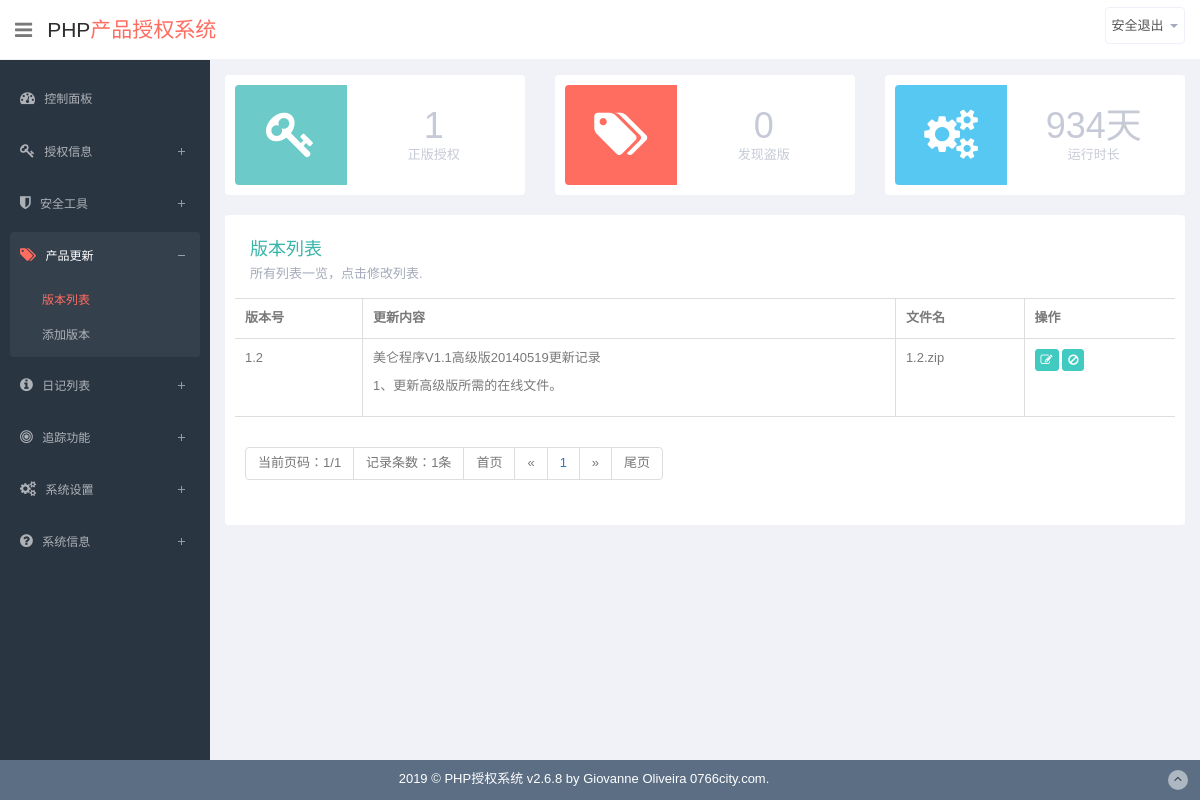
Page /center/version-index.php (signed in) on the committed database.
### tables this page shows
CREATE TABLE IF NOT EXISTS `site` (
  `id` int(10) unsigned NOT NULL AUTO_INCREMENT,
  `title` varchar(255) NOT NULL,
  `yxtime` varchar(255) NOT NULL,
  `copyright` varchar(255) NOT NULL,
  `site_name` varchar(255) NOT NULL,
  `route` varchar(255) NOT NULL,
  PRIMARY KEY (`id`)
);

CREATE TABLE IF NOT EXISTS `version` (
  `id` int(10) NOT NULL AUTO_INCREMENT,
  `name` varchar(255) NOT NULL,
  `content` text NOT NULL,
  `file` varchar(255) NOT NULL,
  PRIMARY KEY (`id`),
  UNIQUE KEY `name` (`name`)
);

### data/weby.php (called while the page is built, shortened)
<?php
	$sql = "SELECT * FROM site";
	$result=mysql_query($sql);
	if($result&&mysql_num_rows($result)){
	   while ($row=mysql_fetch_assoc($result)) {
			  $yxtime = $row['yxtime'];
			  $copyright = $row['copyright'];
			  $route = $row['route'];
	   }
	}
?>

### center/farmwork.php (called while the page is built, shortened)
<?php
	include $_SERVER['DOCUMENT_ROOT'].'/data/weby.php';

### center/version-index.php (the view, shortened to what this page needs)
<?php
    include 'farmwork.php';
?>
<?php include 'header.php';?>
<?php include 'list.php';?>
    <section id="main-content">
        <section class="wrapper">
<?php include 'overview.php';?>
            <div class="row">
                <div class="col-lg-12">
                    <section class="panel">
                        <div class="panel-body progress-panel">
                            <div class="task-progress">
                                <h1>版本列表</h1>
                                <p>所有列表一览，点击修改列表.</p>
                            </div>
                        </div>
						<div class="table-responsive">
                        <table  class="display table table-bordered table-striped" id="dynamic-table">
                            <thead>
                            <tr>
                                <th>版本号</th>
                                <th>更新内容</th>
                                <th>文件名</th>
                                <th>操作</th>
                            </tr>
                            </thead>
                            <tbody>
									<?php
 $page = $_GET["page"];
 if($page == ""){
     $page = 1;
     }
 $page_size = 10;
 $_pageNum = 5;
 $query = "select count(*) as total from version";
 $result = mysql_query($query);
 $rownum = mysql_fetch_row($result);
 $message_count = $rownum[0];
 $page_count = ceil($message_count / $page_size);
 $offset = ($page-1) * $page_size;
 $pages = $page_count;
 $_start = $page - floor($_pageNum / 2);
 $_start = $_start < 1 ? 1 : $_start;
 $_end = $page + floor($_pageNum / 2);
 $_end = $_end > $pages? $pages : $_end;
 ?>
 									<?php
										$sql="select * from version ORDER BY `id` DESC limit $offset,$page_size";
										$result=mysql_query($sql);
										if($result&&mysql_num_rows($result)){
											while ($row=mysql_fetch_assoc($result)) {
											echo "<tr class='gradeX'>";
											echo "<td >".$row['name']."</td>";
											echo "<td >".base64_decode($row['content'])."</td>";
											echo "<td >".$row['file']."</td>";
											echo "<td >
												<a class='btn btn-primary btn-xs' href='version-chanage.php?id=".$row['id']."'><i class='fa fa-edit'></i></a>   <a class='btn btn-primary btn-xs' href='version-del.php?id=".$row['id']."'><i class='fa fa-ban'></i></a>
											</td>";
											echo "</tr>";
											}
										}
									?>
                        </table>
						<table  class="display table table-bordered table-striped" id="dynamic-table">
						<tfoot>
							<tr>
							<td ><ul class="pagination"><li class="disabled"><a>当前页码：<?php echo $page;?>/<?php echo $page_count;?></a></li><li class="disabled"><a>记录条数：<?php echo $message_count;?>条</a></li>
							<?php
if($page != 1){
     echo "<li ><a href=?page=1>首页</a></li>";
     echo "<li ><a href=?page=" . ($page-1) . ">&laquo;</a></li>";
     } else {
echo '<li class="disabled"><a>首页</a></li>';
echo '<li class="disabled"><a>&laquo;</a></li>';
}
for ($i = $_start; $i <= $_end; $i++){
     if($i == $page){
         $_pageHtml .= '<li ><a>' . $i . '</a></li>';
         }else{
         $_pageHtml .= '<li ><a href="' . $url . '?page=' . $i . '">' . $i . '</a></li>';
         }
     }
echo $_pageHtml;
if($page < $page_count){
     echo "<li ><a href=?page=" . ($page + 1) . ">&raquo;</a></li>";
     echo "<li ><a href=?page=" . $page_count . ">尾页</a></li>";
     } else {
echo '<li class="disabled"><a>&raquo;</a></li>';
echo '<li class="disabled"><a>尾页</a></li>';
}
echo'</ul></td>';
?>
							</tr>
							</tfoot>
							</table>
                    </section>
                </div></div>
        </section>
    </section>
<?php include 'footer.php';?>

### center/overview.php (shortened to what this page needs)
<?php
function Sec2Time($time){
 if(is_numeric($time)){
  $value = array(
    "years" => 0, "days" => 0, "hours" => 0,
    "minutes" => 0, "seconds" => 0,
  );
  if($time >= 86400){
   $value["days"] = floor($time/86400);
   $time = ($time%86400);
  }
  $value["seconds"] = floor($time);
  return (array) $value;
 }else{
  return (bool) FALSE;
 }
}
$site_create_time = strtotime($yxtime);
$time = time() - $site_create_time;
$uptime = Sec2Time($time);
 $query = "select count(*) as total from authorize";
 $result = mysql_query($query);
 $rownum = mysql_fetch_row($result);
 $sites = $rownum[0];
 $query = "select count(*) as total from daoban";
 $result = mysql_query($query);
 $rownum = mysql_fetch_row($result);
 $blocks = $rownum[0];
?>
            <div class="row state-overview">
        <div class="col-lg-4 col-sm-6">
        <section class="panel">
            <div class="symbol terques">
                <i class="fa fa-key"></i>
            </div>
            <div class="value">
                <h1>
                    <?=$sites?>                </h1>
                <p>正版授权</p>
            </div>
        </section>
    </div>
    <div class="col-lg-4 col-sm-6">
        <section class="panel">
            <div class="symbol red">
                <i class="fa fa-tags"></i>
            </div>
            <div class="value">
                <h1>
                    <?=$blocks?>                </h1>
                <p>发现盗版</p>
            </div>
        </section>
    </div>
    <div class="col-lg-4 col-sm-6">
        <section class="panel">
            <div class="symbol blue">
                <i class="fa fa-cogs"></i>
            </div>
            <div class="value">
                <h1>
                    <?php echo $uptime['days']; ?>天                </h1>
                <p>运行时长</p>
            </div>
        </section>
    </div>
</div>

### center/footer.php (shortened to what this page needs)
    <footer class="site-footer navbar-fixed-bottom">
    <div class="text-center">
        <?php echo $showtime=date("Y");?> &copy; <?php echo $copyright?>
        <a href="#" class="go-top">
            <i class="fa fa-angle-up"></i>
        </a>
    </div>
</footer>
</section>
<link href="<?php echo $route?>toastr-master/toastr.css" rel="stylesheet" type="text/css" />
</body>
</html>

### rows in the picture
site: yxtime "934", copyright "PHP授权系统 v2.6.8 by Giovanne Oliveira 0766city.com."
version: name "1.2", content "美仑程序V1.1高级版20140519更新记录 1、更新高级版所需的在线文件。", file "1.2.zip"

### other values in the picture
$sites "1"
$blocks "0"
$page "1"
$page_count "1"
$message_count "1"
